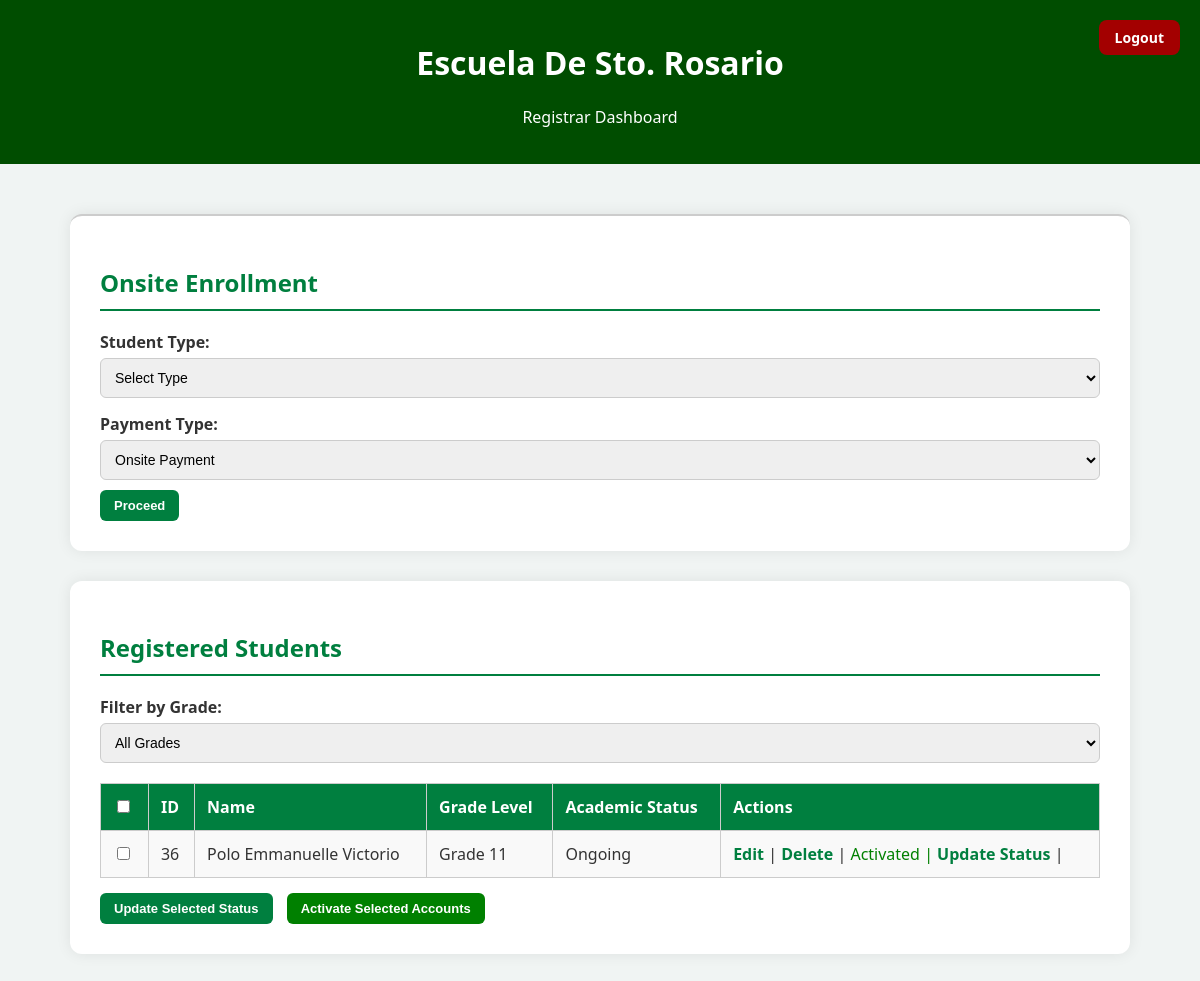
The app's page /Registrar/registrar_dashboard.php, older data.
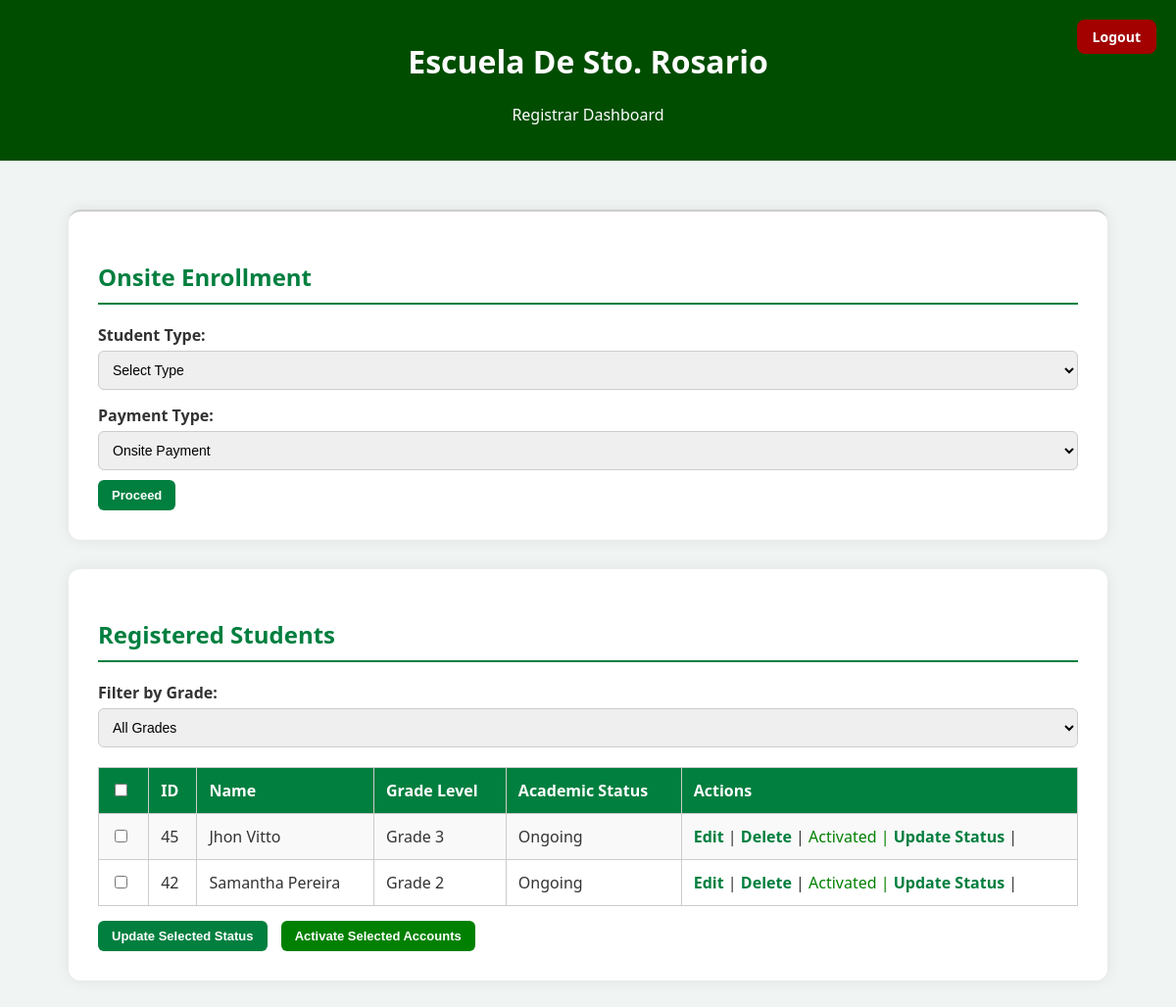
The same page, newer data.
### tables this page shows
CREATE TABLE `students_registration` (
  `id` int(11) NOT NULL,
  `student_number` varchar(50) DEFAULT NULL,
  `year` varchar(50) NOT NULL,
  `course` varchar(50) DEFAULT NULL,
  `lrn` varchar(50) NOT NULL,
  `lastname` varchar(100) NOT NULL,
  `firstname` varchar(100) NOT NULL,
  `middlename` varchar(100) NOT NULL,
  `specaddress` varchar(255) NOT NULL,
  `brgy` varchar(100) NOT NULL,
  `city` varchar(100) NOT NULL,
  `mother` varchar(100) NOT NULL,
  `father` varchar(100) NOT NULL,
  `gname` varchar(100) DEFAULT NULL,
  `sex` varchar(10) NOT NULL,
  `dob` date NOT NULL,
  `religion` varchar(50) NOT NULL,
  `emailaddress` varchar(100) NOT NULL,
  `contactno` varchar(20) NOT NULL,
  `schooltype` varchar(50) NOT NULL,
  `sname` varchar(255) DEFAULT NULL,
  `created_at` timestamp NOT NULL DEFAULT CURRENT_TIMESTAMP,
  `enrollment_status` enum('waiting','enrolled') DEFAULT 'waiting',
  `student_type` varchar(10) DEFAULT NULL,
  `academic_status` varchar(50) NOT NULL DEFAULT '',
  `portal_status` enum('pending','activated') DEFAULT 'pending',
  `section` varchar(100) DEFAULT NULL,
  `adviser` varchar(100) DEFAULT NULL
);

### Registrar/registrar_dashboard.php (the view, shortened to what this page needs)
<?php
include __DIR__ . '/../db_connection.php';
?>
<!DOCTYPE html>
<html lang="en">
<head>
</head>
<body>
<header style="position: relative;">
  <h1>Escuela De Sto. Rosario</h1>
  <p>Registrar Dashboard</p>
  <a href="registrar_login.php" class="logout-btn">Logout</a>
</header>
<?php
$grade_filter = isset($_GET['grade_filter']) ? $_GET['grade_filter'] : '';
if ($grade_filter) {
    $stmt = $conn->prepare("
        SELECT sr.*, sa.email AS emailaddress
        FROM students_registration sr
        LEFT JOIN student_accounts sa ON sr.emailaddress = sa.email
        WHERE sr.enrollment_status = 'enrolled' AND sr.year = ?
    ");
    $stmt->bind_param("s", $grade_filter);
    $stmt->execute();
    $result = $stmt->get_result();
} else {
    $sql = "
        SELECT sr.*, sa.email AS emailaddress
        FROM students_registration sr
        LEFT JOIN student_accounts sa ON sr.emailaddress = sa.email
        WHERE sr.enrollment_status = 'enrolled'
    ";
    $result = $conn->query($sql);
}
?>
<div class="container form-section">
  <h2>Onsite Enrollment</h2>
  <form action="onsite_enrollment.php" method="GET">
      <label for="student_type">Student Type:</label>
      <select id="student_type" name="student_type" required>
          <option value="">Select Type</option>
      </select>
      <div id="paymentTypeField" style="display:block; margin-top:10px;">
          <label for="payment_type">Payment Type:</label>
          <select id="payment_type" name="payment_type">
              <option value="onsite">Onsite Payment</option>
          </select>
      </div>
      <input type="submit" value="Proceed">
  </form>
</div>
<div class="container">
<h2>Registered Students</h2>
<form method="GET" style="margin-bottom:20px;">
    <label for="grade_filter"><b>Filter by Grade:</b></label>
    <select name="grade_filter" id="grade_filter" onchange="this.form.submit()">
        <option value="">All Grades</option>
    </select>
</form>
<form method="POST" action="bulk_promote.php">
<?php if ($result && $result->num_rows > 0): ?>
<table>
<tr>
    <th><input type="checkbox" id="checkAll"></th>
    <th>ID</th>
    <th>Name</th>
    <th>Grade Level</th>
    <th>Academic Status</th>
    <th>Actions</th>
</tr>
<?php while ($row = $result->fetch_assoc()): ?>
<tr>
    <td>
        <input type="checkbox" name="student_ids[]" value="<?= $row['id'] ?>">
    </td>
    <td><?= $row['id'] ?></td>
    <td><?= htmlspecialchars($row['firstname'] . ' ' . $row['lastname']) ?></td>
    <td><?= htmlspecialchars($row['year']) ?></td>
    <td>
        <?php
        if ($row['year'] === 'Grade 12' && $row['academic_status'] === 'Passed') {
            echo '<span class="badge bg-success">Graduated</span>';
        } else {
            echo !empty($row['academic_status']) ? htmlspecialchars($row['academic_status']) : 'Ongoing';
        }
        ?>
    </td>
    <td>
    <?php if ($row['academic_status'] === 'Graduated'): ?>
        <a href="edit_student.php?id=<?= $row['id'] ?>">Edit</a> |
        <a href="archive_student.php?id=<?= $row['id'] ?>" onclick="return confirm('Archive this student?')">Archive</a> |
        <span id="portal-status-<?= $row['id'] ?>" class="status-label"
              style="color:<?= ($row['portal_status'] === 'activated') ? 'green' : 'red' ?>">
            <?= ($row['portal_status'] === 'activated') ? 'Activated' : 'Not Activated' ?>
        </span>
    <?php else: ?>
        <a href="edit_student.php?id=<?= $row['id'] ?>">Edit</a> |
        <a href="delete_student.php?id=<?= $row['id'] ?>" onclick="return confirm('Are you sure?')">Delete</a> |
        <span id="portal-status-<?= $row['id'] ?>" class="status-label"
              style="color:<?= ($row['portal_status'] === 'activated') ? 'green' : 'red' ?>">
            <?= ($row['portal_status'] === 'activated') ? 'Activated' : 'Not Activated' ?> |
        </span>
        <a href="update_student_status.php?id=<?= $row['id'] ?>">Update Status</a> |
    <?php endif; ?>
</td>
<?php endwhile; ?>
</table>
<input type="submit" value="Update Selected Status" style="margin-top:15px;">
<button type="button" id="bulkActivateBtn" style="margin-left:10px; background-color:#008000; color:white;">
  Activate Selected Accounts
</button>
</form>
<?php else: ?>
<p>No enrolled students found.</p>
<?php endif; ?>
</div>
</body>
</html>

### Registrar/registrar_dashboard.php (style rules this page uses)
body { font-family: 'Segoe UI', Tahoma, Geneva, Verdana, sans-serif; background-color: #f0f4f3; margin: 0; padding: 0; color: #333; }
.container { width: 90%; max-width: 1000px; margin: 30px auto; background: white; padding: 30px; border-radius: 12px; box-shadow: 0 0 15px rgba(0, 0, 0, 0.08); }
h2 { color: #007f3f; border-bottom: 2px solid #007f3f; padding-bottom: 10px; }
table { width: 100%; border-collapse: collapse; margin-top: 20px; }
table, th, td { border: 1px solid #ccc; }
th, td { padding: 12px; text-align: left; }
th { background-color: #007f3f; color: white; }
tr:nth-child(even) { background-color: #f9f9f9; }
a { color: #007f3f; text-decoration: none; font-weight: bold; }
label { display: block; margin-top: 15px; font-weight: bold; }
input[type="text"], textarea, select { width: 100%; padding: 10px; margin-top: 5px; border: 1px solid #ccc; border-radius: 6px; font-size: 14px; }
header { background-color: #004d00; color: white; text-align: center; padding: 20px 0; position: relative; }
.logout-btn { position: absolute; top: 20px; right: 20px; background-color: #a30000; color: white; border: none; padding: 8px 16px; border-radius: 8px; font-weight: bold; cursor: pointer; transition: background-color 0.3s ease; text-decoration: none; font-size: 14px; }
input[type="submit"], button { margin-top: 10px; background-color: #007f3f; color: white; padding: 8px 14px; border: none; border-radius: 6px; font-weight: bold; cursor: pointer; transition: background-color 0.3s ease; font-size: 13px; }
.form-section { margin-top: 50px; border-top: 2px solid #ccc; padding-top: 30px; }

Row changes from the older to the newer data that the page shows:
removed students_registration: id "36", firstname+lastname "Polo Emmanuelle Victorio", year "Grade 11", academic_status "Ongoing", portal_status "Activated"
added students_registration: id "45", firstname+lastname "Jhon Vitto", year "Grade 3", academic_status "Ongoing", portal_status "Activated"
added students_registration: id "42", firstname+lastname "Samantha Pereira", year "Grade 2", academic_status "Ongoing", portal_status "Activated"
